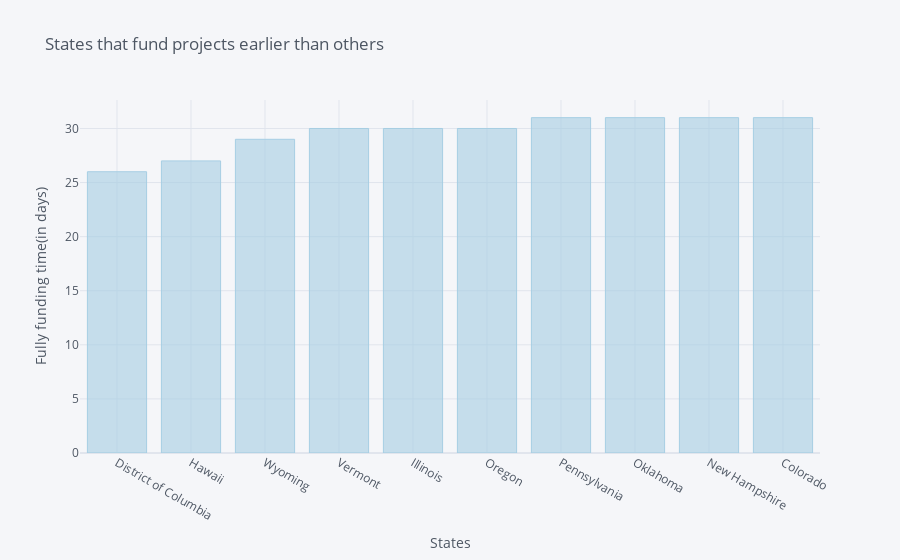

Notebook source saved alongside this figure:
### Code cell
fast_funding = fast[fast<32].sort_values().head(10)
fast_funding.iplot(kind='bar', xTitle= 'States',yTitle= 'Fully funding time(in days)', 
         title= 'States that fund projects earlier than others', colorscale='paired')

### Figure 1 — Plotly figure (JSON) as saved in the notebook; plotly's stock layout.template omitted (floating-point values rounded to 4 significant figures)
{"data": [{"marker": {"color": "rgba(166, 206, 227, 0.6)", "line": {"color": "rgba(166, 206, 227, 1.0)", "width": 1}}, "name": "Funding time", "orientation": "v", "text": "", "type": "bar", "x": ["District of Columbia", "Hawaii", "Wyoming", "Vermont", "Illinois", "Oregon", "Pennsylvania", "Oklahoma", "New Hampshire", "Colorado"], "y": [26, 27, 29, 30, 30, 30, 31, 31, 31, 31]}], "layout": {"legend": {"bgcolor": "#F5F6F9", "font": {"color": "#4D5663"}}, "paper_bgcolor": "#F5F6F9", "plot_bgcolor": "#F5F6F9", "title": {"font": {"color": "#4D5663"}, "text": "States that fund projects earlier than others"}, "xaxis": {"gridcolor": "#E1E5ED", "showgrid": true, "tickfont": {"color": "#4D5663"}, "title": {"font": {"color": "#4D5663"}, "text": "States"}, "zerolinecolor": "#E1E5ED"}, "yaxis": {"gridcolor": "#E1E5ED", "showgrid": true, "tickfont": {"color": "#4D5663"}, "title": {"font": {"color": "#4D5663"}, "text": "Fully funding time(in days)"}, "zerolinecolor": "#E1E5ED"}}}
